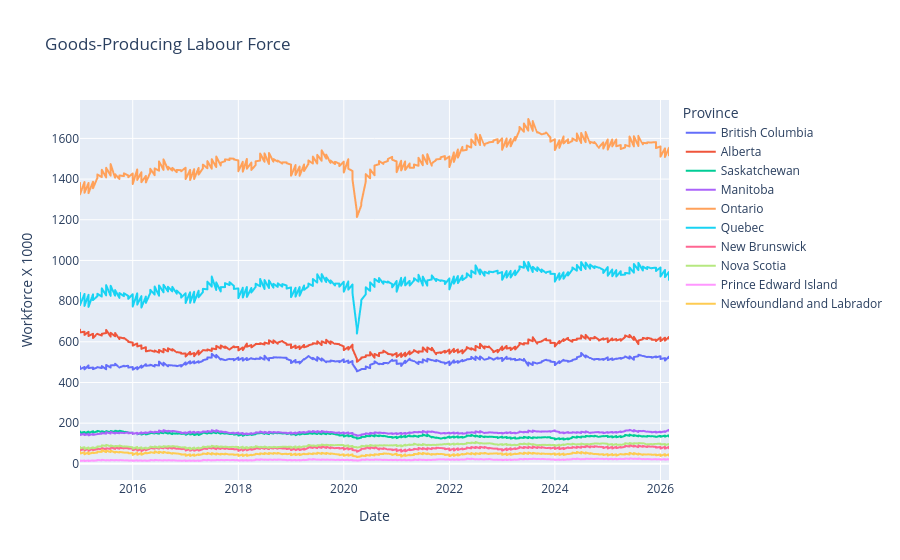

The code cell stored with this chart in its notebook:
### Code cell
fig = px.line(
    df[
        (df['North American Industry Classification System (NAICS)'] == 'Goods-producing sector') &
        (df['GEO'] != 'Canada')
    ],
    x='REF_DATE',
    y='VALUE',
    color = 'GEO',
    title = 'Goods-Producing Labour Force',
    labels={
                     "VALUE": "Workforce X 1000",
                     "GEO": "Province",
                     "REF_DATE": "Date"
                 },
)
fig.show()

### Figure 1 — Plotly figure (JSON) as saved in the notebook; plotly's stock layout.template omitted (floating-point values rounded to 4 significant figures; data arrays with more than 128 entries replaced by an {"elided": "..."} marker saying what was removed)
{"data": [{"hovertemplate": "Province=British Columbia<br>Date=%{x}<br>Workforce X 1000=%{y}<extra></extra>", "legendgroup": "British Columbia", "line": {"color": "#636efa", "dash": "solid"}, "marker": {"symbol": "circle"}, "mode": "lines", "name": "British Columbia", "showlegend": true, "type": "scattergl", "x": {"elided": "270 str values"}, "xaxis": "x", "y": {"elided": "270 float values"}, "yaxis": "y"}, {"hovertemplate": "Province=Alberta<br>Date=%{x}<br>Workforce X 1000=%{y}<extra></extra>", "legendgroup": "Alberta", "line": {"color": "#EF553B", "dash": "solid"}, "marker": {"symbol": "circle"}, "mode": "lines", "name": "Alberta", "showlegend": true, "type": "scattergl", "x": {"elided": "270 str values"}, "xaxis": "x", "y": {"elided": "270 float values"}, "yaxis": "y"}, {"hovertemplate": "Province=Saskatchewan<br>Date=%{x}<br>Workforce X 1000=%{y}<extra></extra>", "legendgroup": "Saskatchewan", "line": {"color": "#00cc96", "dash": "solid"}, "marker": {"symbol": "circle"}, "mode": "lines", "name": "Saskatchewan", "showlegend": true, "type": "scattergl", "x": {"elided": "270 str values"}, "xaxis": "x", "y": {"elided": "270 float values"}, "yaxis": "y"}, {"hovertemplate": "Province=Manitoba<br>Date=%{x}<br>Workforce X 1000=%{y}<extra></extra>", "legendgroup": "Manitoba", "line": {"color": "#ab63fa", "dash": "solid"}, "marker": {"symbol": "circle"}, "mode": "lines", "name": "Manitoba", "showlegend": true, "type": "scattergl", "x": {"elided": "270 str values"}, "xaxis": "x", "y": {"elided": "270 float values"}, "yaxis": "y"}, {"hovertemplate": "Province=Ontario<br>Date=%{x}<br>Workforce X 1000=%{y}<extra></extra>", "legendgroup": "Ontario", "line": {"color": "#FFA15A", "dash": "solid"}, "marker": {"symbol": "circle"}, "mode": "lines", "name": "Ontario", "showlegend": true, "type": "scattergl", "x": {"elided": "270 str values"}, "xaxis": "x", "y": {"elided": "270 float values"}, "yaxis": "y"}, {"hovertemplate": "Province=Quebec<br>Date=%{x}<br>Workforce X 1000=%{y}<extra></extra>", "legendgroup": "Quebec", "line": {"color": "#19d3f3", "dash": "solid"}, "marker": {"symbol": "circle"}, "mode": "lines", "name": "Quebec", "showlegend": true, "type": "scattergl", "x": {"elided": "270 str values"}, "xaxis": "x", "y": {"elided": "270 float values"}, "yaxis": "y"}, {"hovertemplate": "Province=New Brunswick<br>Date=%{x}<br>Workforce X 1000=%{y}<extra></extra>", "legendgroup": "New Brunswick", "line": {"color": "#FF6692", "dash": "solid"}, "marker": {"symbol": "circle"}, "mode": "lines", "name": "New Brunswick", "showlegend": true, "type": "scattergl", "x": {"elided": "270 str values"}, "xaxis": "x", "y": {"elided": "270 float values"}, "yaxis": "y"}, {"hovertemplate": "Province=Nova Scotia<br>Date=%{x}<br>Workforce X 1000=%{y}<extra></extra>", "legendgroup": "Nova Scotia", "line": {"color": "#B6E880", "dash": "solid"}, "marker": {"symbol": "circle"}, "mode": "lines", "name": "Nova Scotia", "showlegend": true, "type": "scattergl", "x": {"elided": "270 str values"}, "xaxis": "x", "y": {"elided": "270 float values"}, "yaxis": "y"}, {"hovertemplate": "Province=Prince Edward Island<br>Date=%{x}<br>Workforce X 1000=%{y}<extra></extra>", "legendgroup": "Prince Edward Island", "line": {"color": "#FF97FF", "dash": "solid"}, "marker": {"symbol": "circle"}, "mode": "lines", "name": "Prince Edward Island", "showlegend": true, "type": "scattergl", "x": {"elided": "270 str values"}, "xaxis": "x", "y": {"elided": "270 float values"}, "yaxis": "y"}, {"hovertemplate": "Province=Newfoundland and Labrador<br>Date=%{x}<br>Workforce X 1000=%{y}<extra></extra>", "legendgroup": "Newfoundland and Labrador", "line": {"color": "#FECB52", "dash": "solid"}, "marker": {"symbol": "circle"}, "mode": "lines", "name": "Newfoundland and Labrador", "showlegend": true, "type": "scattergl", "x": {"elided": "270 str values"}, "xaxis": "x", "y": {"elided": "270 float values"}, "yaxis": "y"}], "layout": {"legend": {"title": {"text": "Province"}, "tracegroupgap": 0}, "title": {"text": "Goods-Producing Labour Force"}, "xaxis": {"anchor": "y", "domain": [0, 1], "title": {"text": "Date"}}, "yaxis": {"anchor": "x", "domain": [0, 1], "title": {"text": "Workforce X 1000"}}}}
